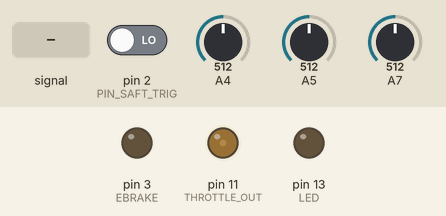
Simulated run of this sketch. Board: Arduino Nano, built with avr-gcc and run on an emulated ATmega328P. Parts: output pins drawn as LEDs (lit = HIGH). Dashed ring = blinking. Inputs (shaded band) come from the test bench; at power-on: pin 2 (PIN_SAFT_TRIG) LOW, A4 = 512, A5 = 512, A7 = 512.

Above: at 1.4 s.
1.5 s: A7 fed a 200 Hz sine of ±81 counts around its level
4.5 s: pin 2 (PIN_SAFT_TRIG) driven HIGH
At 4.65 s:
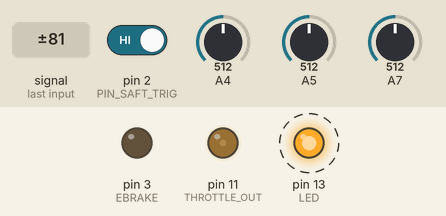
Timing chart, 0 to 13.5 s (numbered marks = the images above; inputs shaded):
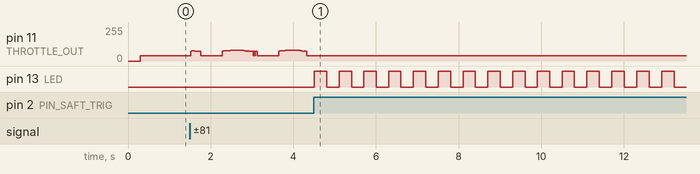

The sketch:

SlaveController2V2.0.ino
```cpp
/**
   Slave controller for CBEv2 electric bike
   This controller shall accept commands over Serial
   and apply and reply to commands sent to it.
   All commands not directed to this controller shall
   be ignored.

   This is a real-time application and thus the HARD
   response time shall not be greater than 15ms worst case
*/
byte SLAVE_ID = 0x04; // 0x03 to 0x0F, id of this controller
byte MAX_ALLOWED_CURRENT = 50; // Max allowed current in amps
byte MAX_REGEN = 200; // Max regen analogWrite
byte THROTTLE_MIN = 73; // Minumim PWM output value to engage controller
byte THROTTLE_ZERO = 40; // Used instead of no voltage. Required for some controllers

float CURRENT_SENSE_ZERO = 511.2; // Zero current
float CURRENT_SENSE_MULT = 0.140; // Measure current

#define START_PACKET 0x0E
#define END_PACKET 0x0F
#define LEN_PACKET 6

// Pin definitions
#define THROTTLE_OUT 11 // Connected to RC filter and then connected to EBC's throttle input wire, must be pin 3 or 11
#define CURRENT_SENSE A7 // Conencted to output pin of hall-effect current sensor
#define TEMP_ESC A4 // Connected VIA resistor bridge to a thermistor attached to the controller FETs
#define TEMP_MOTOR A5 // Connected VIA resistor bridge to a thermistor in the motor and a high-value RC filter for noise
#define EBRAKE 3 // To control pin of ebrake gate driver IC
#define LED 13 // Intrinsic led on Arduino to indicate controller is applying power to motor
#define PIN_SAFT_TRIG 2 // If high, controller goes into FAULT mode until power is cycled

#define BAUD_SERIAL 9600
#define CAPACITY_SERIAL 63

// defines for setting and clearing register bits
#ifndef cbi
#define cbi(sfr, bit) (_SFR_BYTE(sfr) &= ~_BV(bit))
#endif
#ifndef sbi
#define sbi(sfr, bit) (_SFR_BYTE(sfr) |= _BV(bit))
#endif

void setup() {
  // set ADC clock to F_CPU/16 (1MHZ on Nano)
  // This allows AnalogRead() of around 16 microseconds
  sbi(ADCSRA, ADPS2);
  cbi(ADCSRA, ADPS1);
  cbi(ADCSRA, ADPS0);

  // Set current sensor zero position and add a tiny bit of bias
  delay(200);
  float inc = 0;
  for(int x = 0; x < 100; x++)
    inc+=accuAnalogRead(CURRENT_SENSE);
  CURRENT_SENSE_ZERO = inc/100 + 0.2;

  pinMode(THROTTLE_OUT, OUTPUT);
  pinMode(LED, OUTPUT);
  pinMode(EBRAKE, OUTPUT);
  //  digitalWrite(EBRAKE, HIGH);
  //  while (true);
  Serial.begin(BAUD_SERIAL);

}
unsigned long lastMillis = 0;

float current = 0; // Measured Current flowing right now
float PCurrent = 0;
float PPCurrent = 0;
float PPPCurrent = 0;
byte regenMode = 0; // 0 is normal, 1 is slow regen, 2 is fast regen
float setCurrent = 0; // Desired current (or regen percent)
float escTemp = 0; // Measured temperature of ESC
float motorTemp = 0; // Measured temperature of motor
float speed = 0; // Speed of wheel
float voltage = 0; // Voltage coming into ESC


float error = 0;
float pCurrent = 0;
float iCurrent = 0;
float dCurrent = 0;
float throttleOut = 0; // 0 to 1

float PC_CURRENT = 0.0003; // P-constant for PID control
float IC_CURRENT = 0.0012; // I-constant for PID control
float DC_CURRENT = 0.0005; // D-constant for PID control
float IM_CURRENT = 0.9; // MAX integrator value
float MAX_ERROR = 4; // MAX error value
float addlI = 0;

float ESC_TEMP_RES = 8050; // Used to calibrate ESC temperature reading. Can go either way
float MOTOR_TEMP_RES = 2086; // Used to calibrate Motor temperature reading. Can go either way


unsigned long spd_lastMicros = 0;
unsigned long spd_thisMicros = 0;
unsigned long spd_lastDelta = 0;
void speedISR() {
  spd_thisMicros = micros();
  spd_lastDelta = spd_thisMicros - spd_lastMicros;
  spd_lastMicros = spd_thisMicros;
}

float getSpeed() {
  if (spd_lastDelta < 10)
    return 0;
  if (micros() > spd_lastMicros + 300000L)
    return 0;
  return 1000000.0 / (spd_lastDelta);
}

void setFastPWM(boolean enable) {
  if (enable) {
    // Set PWM on pins 3 and 11 for ~31 KHZ
    TCCR2B = TCCR2B & B11111000 | B00000001;
  } else {
    // Set PWM on pins 3 and 11 for ~4 KHZ
    TCCR2B = TCCR2B & B11111000 | B00000011;
  }
}

int timeToLive = 0;
int regenEnCooldown = 200;
boolean saftLockout = false;
void loop() {
  // Read state
  if (timeToLive < 1)
    setCurrent = 0;
  current = getCurrent();
  speed = getSpeed();
  PCurrent = current;
  PPCurrent = PPCurrent;
  PPPCurrent = PPCurrent;

  float nEscTemp = getESCTemp();
  float nMotorTemp = getMotorTemp();
  if (abs(escTemp - nEscTemp) > 5)
    escTemp = escTemp * 0.8 + nEscTemp * 0.2;
  if (abs(motorTemp - nMotorTemp) > 5)
    motorTemp = motorTemp * 0.8 + nMotorTemp * 0.2;
  escTemp = escTemp * 0.97 + getESCTemp() * 0.03;
  motorTemp = motorTemp * 0.97 + getMotorTemp() * 0.03;

  // Process state
  if (current < 0.5)
    addlI = 1;
  else
    addlI = 0.13;

  error = setCurrent - current;
  error = constrain(error, -MAX_ERROR, MAX_ERROR);
  pCurrent = (error * PC_CURRENT);
  iCurrent += (error * IC_CURRENT * addlI);
  dCurrent = (PPPCurrent - current) * DC_CURRENT;
  iCurrent = constrain(iCurrent, -IM_CURRENT, IM_CURRENT);
  throttleOut = constrain(pCurrent + iCurrent + dCurrent, 0, 1);
  if (setCurrent < 0.1) {
    pCurrent *= 0.9;
    iCurrent *= 0.9;
    dCurrent *= 0.9;
  }
  // Write state
  if (saftLockout)
    digitalWrite(LED, millis() % 600 > 300);
  else
    digitalWrite(LED, timeToLive > 0);
  //digitalWrite(LED, regenMode);

  if (saftLockout) {
    setThrottle(0);
    setRegen(0);
    setFastPWM(false);
  } else {
    if (regenMode > 0) {
      setFastPWM(regenMode == 2);
      pCurrent = iCurrent = dCurrent = 0;
      setThrottle(0);
      if (regenEnCooldown == 0)
        setRegen(setCurrent/100);
      else
        setRegen(0);
    }
    else {
      regenEnCooldown = 30; // 0.3 seconds from normal to regen (for safety)
      setRegen(0);
      setFastPWM(false);
      setThrottle(throttleOut);
    }
  }


  // Wait and handle communication. Desired FPS = 100
  do {
    // Detect SAFT trigger going high and shutdown if that happens
    if (digitalRead(PIN_SAFT_TRIG) && digitalRead(PIN_SAFT_TRIG)) {
      saftLockout = true;
      setThrottle(0);
      setRegen(0);
    }
    while (Serial.available() > LEN_PACKET && Serial.peek() != START_PACKET)
      Serial.read(); // Clear out data until start of packet encountered
    if (Serial.peek() == START_PACKET && Serial.available() >= LEN_PACKET) { // Start of packet
      int val = checkPacket(SLAVE_ID);
      if (val == 1) {
        sendResponsePacket();
        if (setCurrent > 0)
          timeToLive = 50;
      }
    }
    if (Serial.available() >= CAPACITY_SERIAL) // Should never happen
      while (Serial.available()) {
        Serial.read(); // Flush buffer if it becomes too big. This should never happen.
      }
  } while (millis() - lastMillis < 10);
  lastMillis = millis();

  if (timeToLive > 0)
    timeToLive--;
  if (regenEnCooldown > 0)
    regenEnCooldown--;
}

void setRegen(float pct) {
  if (pct <= 0)
    analogWrite(EBRAKE, 0);
  else {
    pct = constrain(pct, 0, 1);
    analogWrite(EBRAKE, pct*MAX_REGEN);
  }
}

void setThrottle(float pct) {
  analogWrite(THROTTLE_OUT, getThrottle(pct));
}

byte getThrottle(float pct) {
  if (pct < 0)
    pct = 0;
  if (pct > 1)
    pct = 1;
  if (pct < 0.005)
    return THROTTLE_ZERO;
  return THROTTLE_MIN + (137 * pct);
}


/**
   Check and apply an incoming Serial data packet
   @return 1 if addressed to this slave, 0 if not, -1 if invalid
*/
int checkPacket(byte t_slaveID) {
  // Read in the packet
  byte startVal = Serial.read();
  byte slaveID = Serial.read();
  byte regenTemp = Serial.read();
  byte sa1 = decode99(Serial.read());
  byte sa2 = decode99(Serial.read());
  byte endVal = Serial.read();

  byte regenMd = (regenTemp - 41); // 41 for no regen, 42 for regen mode, 43 for fast regen mode

  // Clear the Serial buffer
  while (Serial.available())
    Serial.read();

  // Validate the packet
  if (endVal != END_PACKET || startVal != START_PACKET) {
    return -1; // Bad headers
  }
  if (sa1 == 255 || sa2 == 255 || (regenTemp != 41 && regenTemp != 42 && regenTemp != 43)) {
    return -1; // Bad value
  }
  // Check if packet addressed to this slave
  if (slaveID != t_slaveID) {
    return 0; // Not addressed to this slave
  }

  // Once we get here, packet must be valid and belong to this slave

  setCurrent = (sa1 * 10.0) + (sa2 / 10.0); // Set global desired current
  if (setCurrent > MAX_ALLOWED_CURRENT && regenMd == 0)
    setCurrent = MAX_ALLOWED_CURRENT;

  regenMode = regenMd;


  return 1; // Success
}


byte format99(byte num) {
  if (num > 99)
    num = 99;
  return num + 33;
}

byte decode99(byte code) {
  if (code < 33 || code > 132)
    return 255;
  return code - 33;
}

/**
   Send a response to a received packet as per communication protocol
*/
void sendResponsePacket() {
  byte packet[9];
  packet[0] = 0x0E;
  packet[1] = SLAVE_ID;
  float eTemp = constrain(escTemp, 0, 999);
  float mTemp = constrain(motorTemp, 0, 999);
  float curr = constrain(abs(current), 0, 999);

  packet[2] = format99((int)(eTemp / 10) % 100);
  packet[3] = format99((int)(eTemp * 10) % 100);

  if (saftLockout) {
    packet[2] = format99(99);
    packet[3] = format99(99);
  }

  packet[4] = format99((int)(mTemp / 10) % 100);
  packet[5] = format99((int)(mTemp * 10) % 100);

  packet[6] = format99((int)(curr / 10) % 100);
  packet[7] = format99((int)(curr * 10) % 100);

  packet[8] = 0x0F;
  Serial.write(packet, 9);
}

/**
   Accurate, oversampled analog read
   @return analog reading between 0.0 1023.0
*/
float accuAnalogRead(int pin) {
  float sum = 0;
  for (int x = 0; x < 32; x++)
    sum += analogRead(pin);
  return sum / 32.0;
}

float getCurrent() {
  float rtn = (accuAnalogRead(CURRENT_SENSE) - CURRENT_SENSE_ZERO) * CURRENT_SENSE_MULT;
  if (abs(rtn) < 0.3)
    return 0;
  else
    return rtn;
}

float getESCTemp() {
  float reading = accuAnalogRead(TEMP_ESC);
  float rtn = getTemperature(getResistanceH(reading / 1023.0, ESC_TEMP_RES));
  if (isnan(rtn))
    return 0;
  else
    return rtn;
}

float getMotorTemp() {
  float reading = accuAnalogRead(TEMP_MOTOR);
  float rtn = getTemperature(getResistanceL(reading / 1023.0, MOTOR_TEMP_RES));
  if (isnan(rtn))
    return 0;
  else
    return rtn;
}

float getTemperature(double resistance) {
  double LnR = log(resistance);
  return (1 / (0.001125308852122 + 0.000234711863267 * LnR + 0.000000085663516 * LnR * LnR * LnR)) - 273.15;
}

float getResistanceH(float reading, float bottom) {
  if (reading > 0.995)
    return -1;
  return bottom * (1 / reading - 1);
}

float getResistanceL(float reading, float top) {
  if (reading > 0.995)
    return -1;
  return (-top * reading) / (reading - 1);
}
```

Measured:
- after the input at 4.5 s, pin 11 (THROTTLE_OUT): stops changing and stays 40/255; pin 13 (LED): alternates HIGH for 0.30 s and LOW for 0.30 s, starting at once
